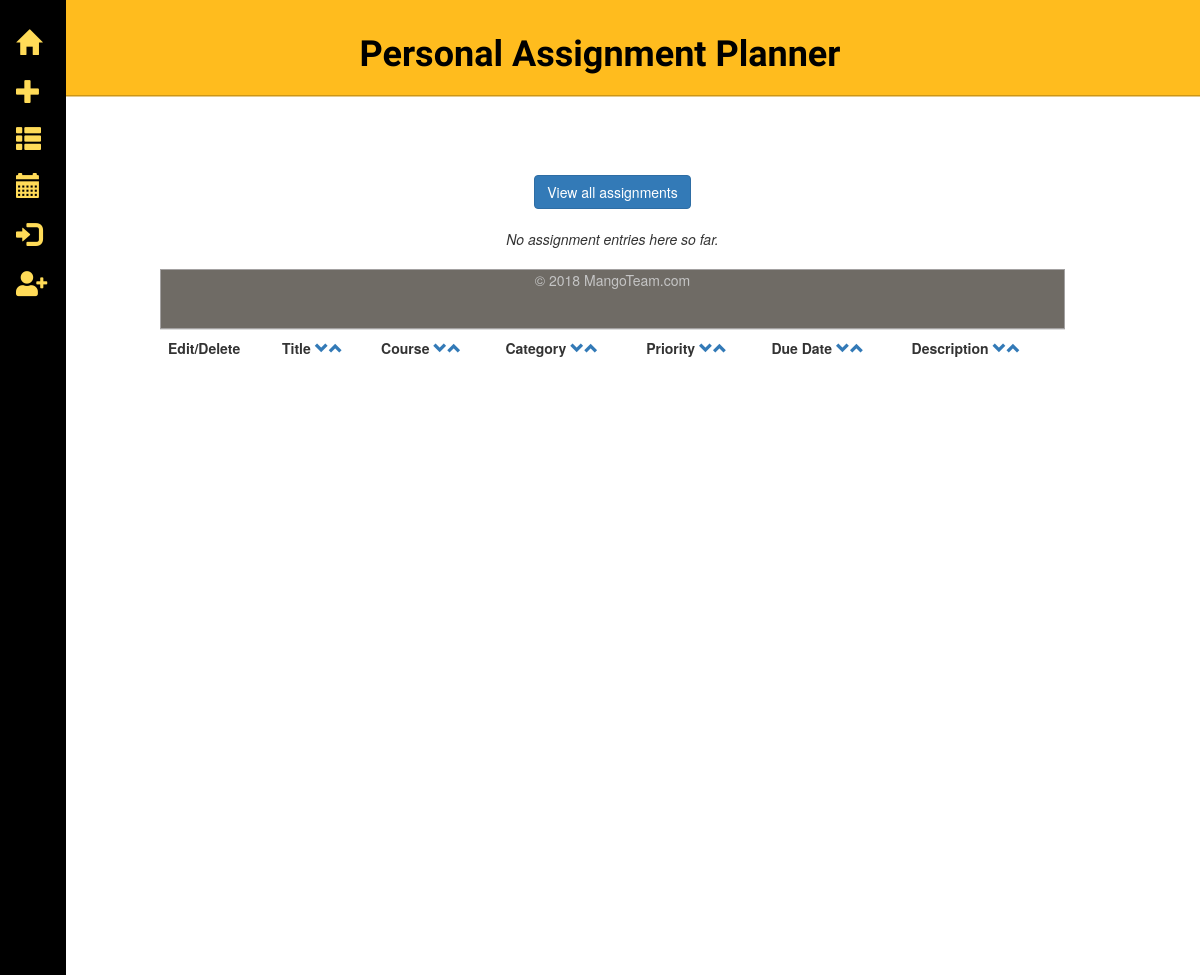
The app's page /full_view?id=5, older data.
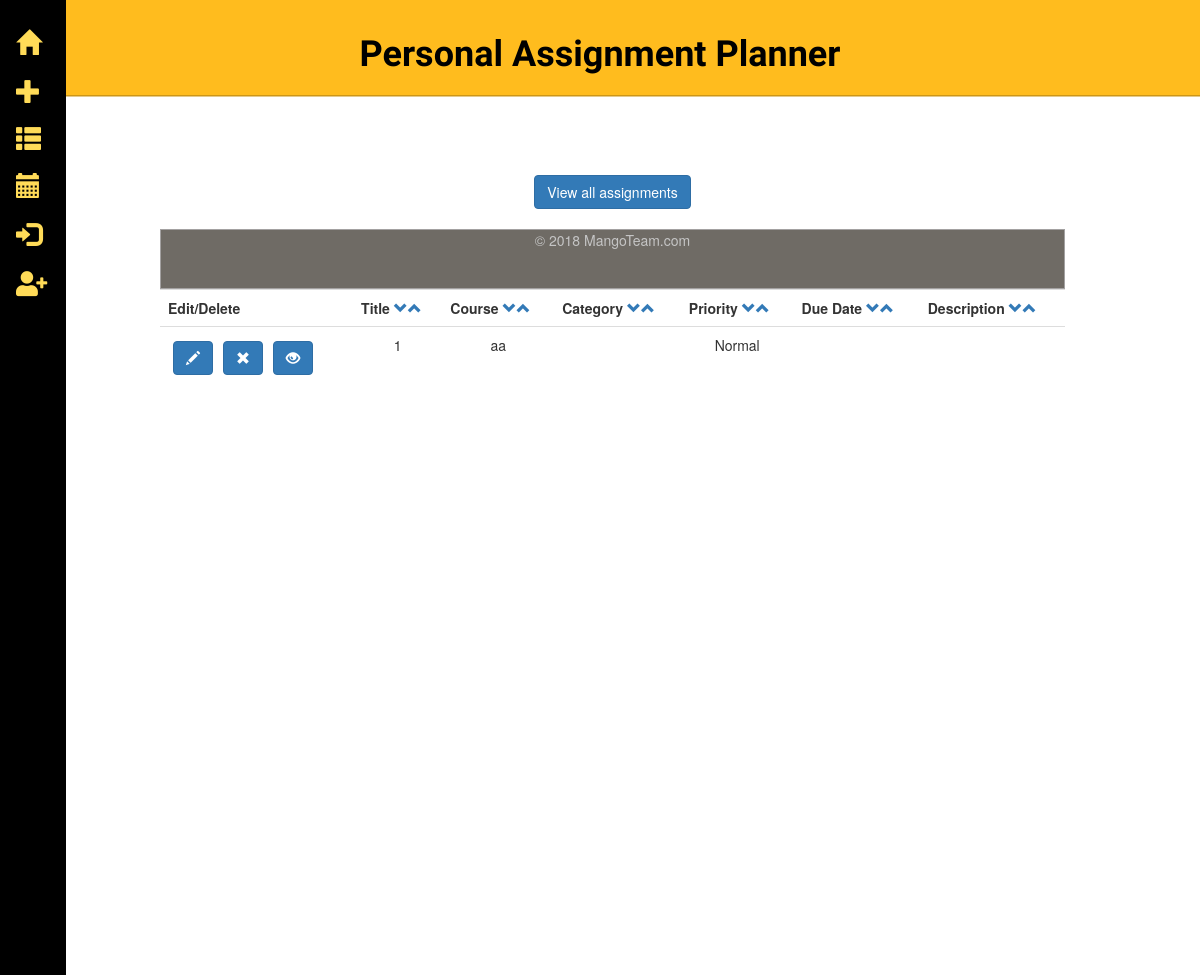
The same page, newer data.
### tables this page shows
CREATE TABLE assignments (
  id integer primary key autoincrement,
  username text not null,
  title text not null,
  course text not null,
  category text not null,
  priority text not null,
  duedate text not null,
  description text not null
);

### app.py (the view)
@app.route('/full_view', methods=['GET'])
def full_view():
    db = get_db()
    cur = db.execute('select * from assignments where id = ?', [request.args['id']])
    assignments = cur.fetchall()
    return render_template('full_view.html', assignments=assignments)

### app.py (called while the page is built)
def connect_db():
    rv = sqlite3.connect(app.config['DATABASE'])
    rv.row_factory = sqlite3.Row
    return rv

def get_db():
    if not hasattr(g, 'sqlite_db'):
        g.sqlite_db = connect_db()
    return g.sqlite_db

### templates/full_view.html (shortened to what this page needs)
{% extends "layout_template.html" %}
{% block body %}
<a href="./assignments"><button type="button" class="btn btn-primary">View all assignments</button></a>
<br><br>
    <table class="table">
            <tr>
                <th>Edit/Delete </th>
                <th>Title <a href="/?sort=title"><span class="glyphicon glyphicon-chevron-down arrow"></span></a><a href="/?arrange=title"><span class="glyphicon glyphicon-chevron-up arrow"></span></a></th>
                <th>Course <a href="/?sort=course"><span class="glyphicon glyphicon-chevron-down arrow"></span></a><a href="/?arrange=course"><span class="glyphicon glyphicon-chevron-up arrow"></span></a></th>
                <th>Category <a href="/?sort=category"><span class="glyphicon glyphicon-chevron-down arrow"></span></a><a href="/?arrange=category"><span class="glyphicon glyphicon-chevron-up arrow"></span></a></th>
                <th>Priority <a href="/?sort=category"><span class="glyphicon glyphicon-chevron-down arrow"></span></a><a href="/?arrange=category"><span class="glyphicon glyphicon-chevron-up arrow"></span></a></th>
                <th>Due Date <a href="/?sort=duedate"><span class="glyphicon glyphicon-chevron-down arrow"></span></a><a href="/?arrange=duedate"><span class="glyphicon glyphicon-chevron-up arrow"></span></a></th>
                <th>Description <a href="/?sort=description"><span class="glyphicon glyphicon-chevron-down arrow"></span></a><a href="/?arrange=description"><span class="glyphicon glyphicon-chevron-up arrow"></span></a></th>
            </tr>
            {% for assignment in assignments %}
                {% if assignment.priority == "Critical": %}
                <tr class="critical">
                {% elif assignment.priority == "High": %}
                <tr class="high">
                {% elif assignment.priority == "Normal": %}
                <tr class="normal">
                {% elif assignment.priority == "Low": %}
                <tr class="low">
                {% else %}
                <tr>
                {% endif %}
                        <td>
                            <form action="{{ url_for('edit_entry') }}" method="get" class="inline">
                                <button type="submit" class="btn btn-primary glyphicon glyphicon-pencil"></button>
                            </form>
                            <form action="{{ url_for('del_assignment') }}" method="post" class="inline">
                                <button type="submit" class="btn btn-primary glyphicon glyphicon-remove"></button>
                            </form>
                            <form action="{{ url_for('full_view') }}" method="get" class="inline">
                                <button type="submit" class="btn btn-primary glyphicon glyphicon-eye-open"></button>
                            </form>
                        </td>
                        <td>{{ assignment.title }}</td>
                        <td>{{ assignment.course }}</td>
                        <td>{{ assignment.category }}</td>
                        <td>{{ assignment.priority }}</td>
                        <td>{{ assignment.duedate }}</td>
                        <td>{{ assignment.description | safe }}</td>
                 </tr>
            {% else %}
                <em>No assignment entries here so far.</em>
                <br><br>
            {% endfor %}
{% endblock %}

Row changes from the older to the newer data that the page shows:
added assignments: title "1", course "aa", priority "Normal"
Text that changed along with them:
text no longer shown: "No assignment entries here so far."
